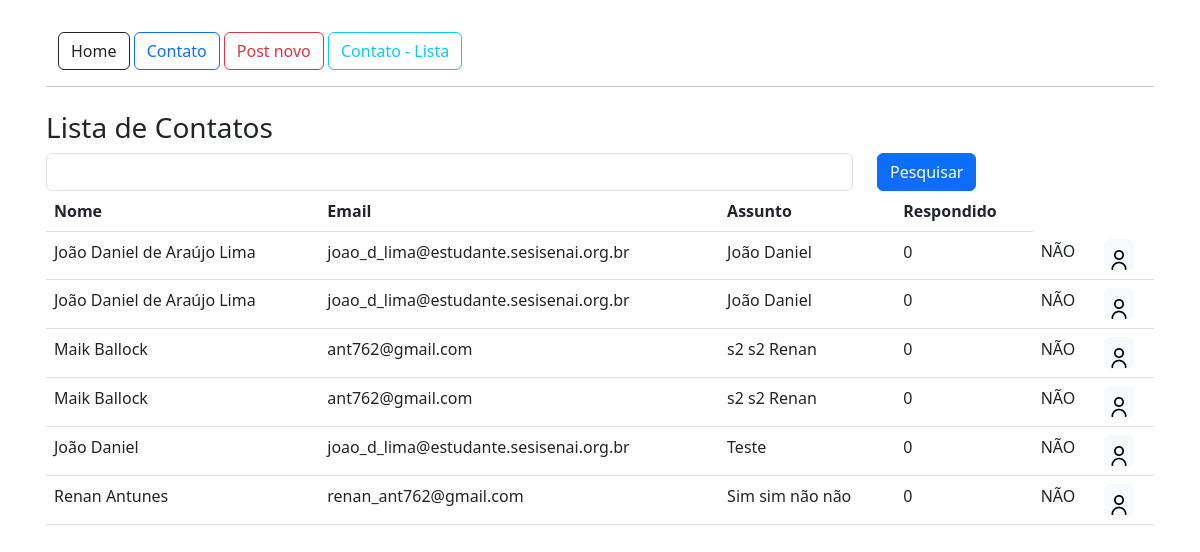
The app's page /contato/lista/, older data.
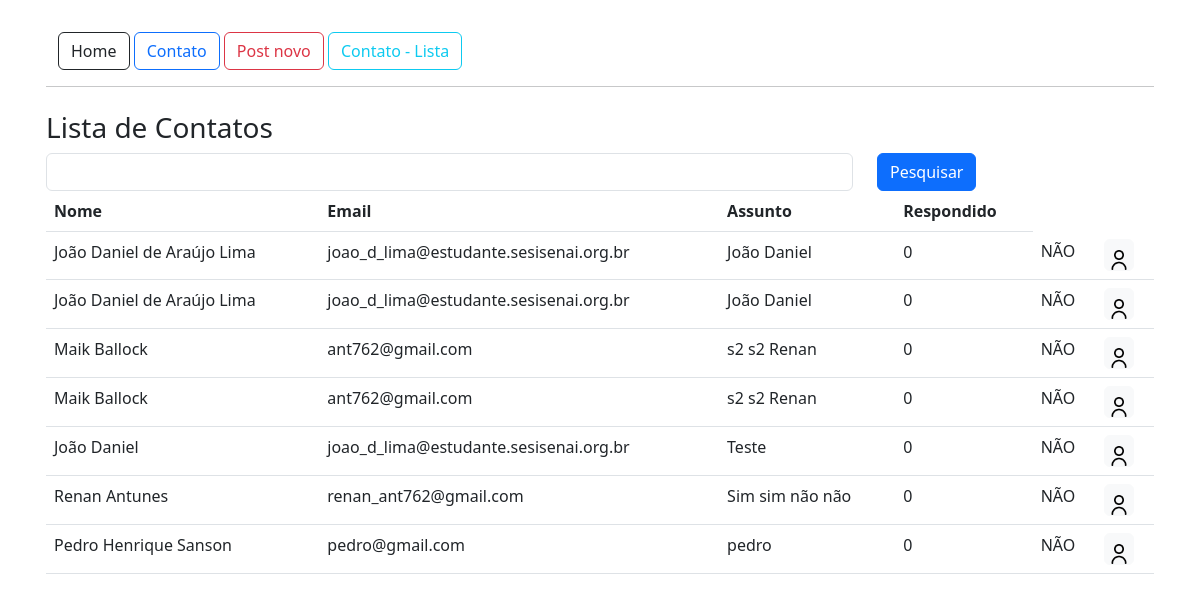
The same page, newer data.
### app/models.py (models this page shows)
class Contato (db.Model):
    id = db.Column (db.Integer, primary_key = True)
    data_envio = db.Column (db.DateTime, default = datetime.now())
    nome = db.Column (db.String, nullable = True)
    email = db.Column (db.String, nullable = True)
    assunto = db.Column (db.String, nullable = True)
    mensagem = db.Column (db.String, nullable = True)
    respondido = db.Column (db.Integer, default = 0)

### app/view.py (the view)
@app.route('/contato/lista/', methods=['GET','POST'])
def contatoLista():
    if request.method=='GET':
        pesquisa=request.args.get('pesquisa','')
    dados = Contato.query.order_by()
    if pesquisa != '':
        dados = dados.filter_by(nome=pesquisa)
    context={'dados': dados.all()}
    return render_template('contatoLista.html',context=context)

### app/templates/contatoLista.html
{% extends 'base.html' %}
{% block content %}
<div class="container p-3">
    {% include 'nave.html' %}
    <hr>
    <div class="row mt-4">
        <h3>Lista de Contatos</h3>
        <form method="get" class="row">
            <div class="col-9">
                <input type="text" name="pesquisa" class="form-control">
            </div>
            <div class="col-3">
                <button type="submit" class="btn btn-primary">Pesquisar</button>
            </div>
        </form>
    </div>
    <div class="col-12">
        <table class="table">
            <thead>
                <tr>
                    <th>Nome</th>
                    <th>Email</th>
                    <th>Assunto</th>
                    <th>Respondido</th>
                </tr>
            </thead>
            <tbody>
                {%for linha in context['dados']%}
                <tr>
                    <td>{{linha.nome}}</td>
                    <td>{{linha.email}}</td>
                    <td>{{linha.assunto}}</td>
                    <td>{{linha.respondido}}</td>
                    <td>
                        {% if linha.respondido == 1%}
                        SIM
                        {% else %}
                        NÃO
                        {% endif %}
                    </td>
                    <td><a href="{{url_for('contatoDetail', id=linha.id)}}" class="btn btn-light px-1 pb-0 -t-0"><img
                                src="{{url_for('static', filename='img/do-utilizador.png')}}" style="width: 20px;"> </a>
                    </td>
                </tr>
                {% endfor %}
            </tbody>
        </table>
    </div>
</div>
{% endblock %}

### app/templates/base.html (shortened to what this page needs)
<!DOCTYPE html>
<html lang="en">
<head>
    <link rel="stylesheet" href="https://cdn.jsdelivr.net/npm/bootstrap@5.3.0/dist/css/bootstrap.min.css" />
</head>
<body>
    <section class="container-fluid mt-2">
        {% block content %} {% endblock %}
    </section>
</body>
</html>

### app/templates/nave.html
{% extends 'base.html' %}
{% block content %}
<a href="/" class="btn btn-outline-dark"> Home </a>
<a href="{{url_for ('contato')}}" class="btn btn-outline-primary"> Contato </a>
<a href="{{url_for ('PostNovo')}}" class="btn btn-outline-danger"> Post novo</a>
<a href="{{url_for ('contatoLista')}}" class="btn btn-outline-info"> Contato - Lista </a>
{% endblock %}

Row changes from the older to the newer data that the page shows:
added Contato: nome "Pedro Henrique Sanson", email "pedro@gmail.com", assunto "pedro", respondido "0", shows "NÃO"
